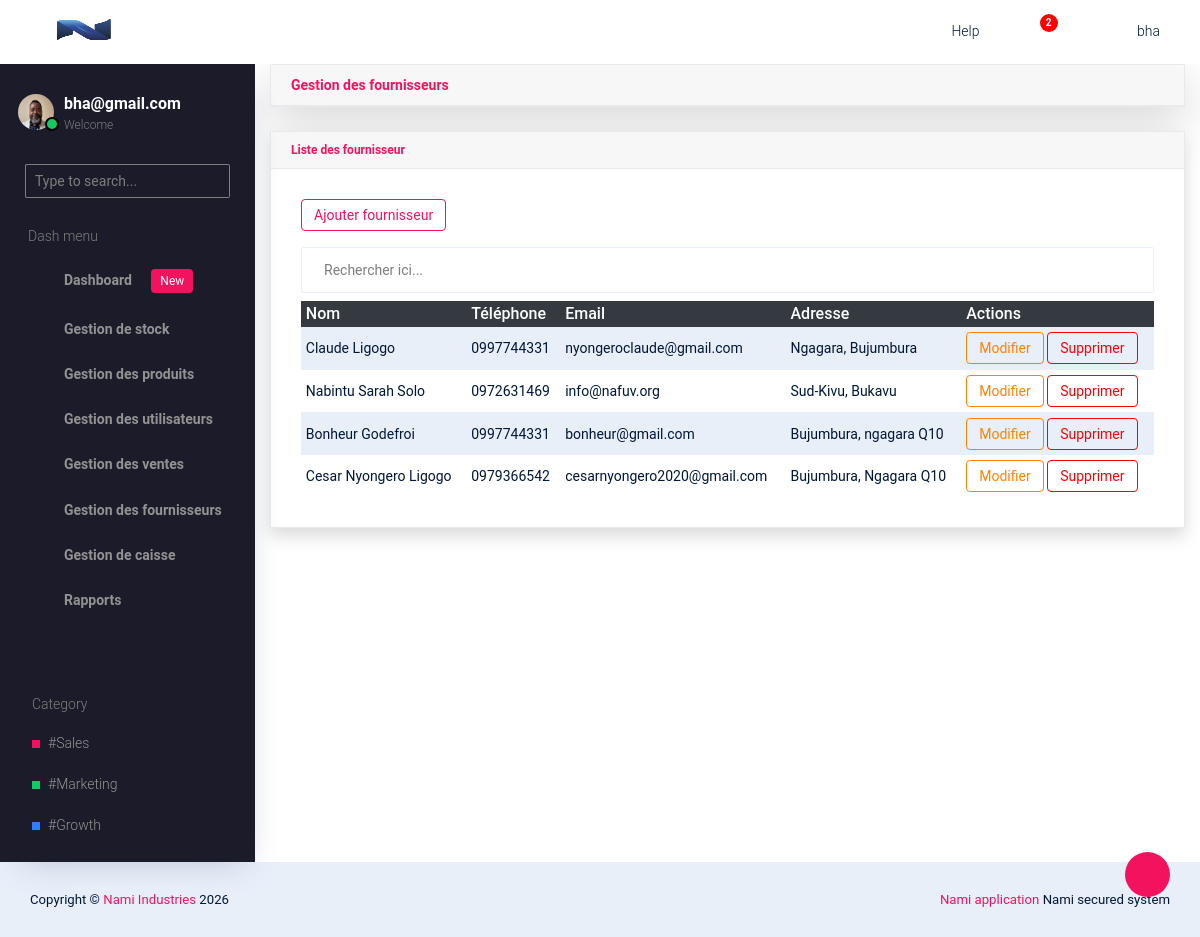
Screenshot of /main/fournisseur-liste/ (signed in) with the database file from the repository.
### companie/models.py (models this page shows, shortened)
class Company(models.Model):
    BUSINESS_TYPES = (
        ('etablissement', 'Etablissement'),
        ('societe', 'Societe'),
    )
    ESTABLISHMENT_TYPES = (
        ('pme', 'PME'),
        ('ipme', 'IPME'),
        ('ecs', 'Entreprise en commandite simple'),
    )
    COMPANY_TYPES = (
        ('sa', 'Societe par actions'),
        ('sarl', 'Societe a responsabilite limitee'),
        ('personnes', 'Societe de personnes'),
    )
    CURRENCY_CHOICES = (
        ('BIF', 'Franc Burundais (BIF)'),
        ('USD', 'Dollar Americain (USD)'),
        ('EUR', 'Euro (EUR)'),
        ('CDF', 'Franc Congolais (CDF)'),
    )
    name = models.CharField(max_length=200)
    owner_name = models.CharField(max_length=200)
    business_type = models.CharField(max_length=20, choices=BUSINESS_TYPES)
    sub_type = models.CharField(max_length=50, blank=True)
    registration_number = models.CharField(max_length=150)
    country = CountryField()
    province = models.CharField(max_length=100)
    email = models.EmailField()
    phone = models.CharField(max_length=30)
    address = models.CharField(max_length=255, blank=True, null=True)
    website = models.URLField(blank=True, null=True)
    currency = models.CharField(
        max_length=10,
        choices=CURRENCY_CHOICES,
        default='CDF'
    )
    tva = models.DecimalField(max_digits=12, decimal_places=2, default=Decimal("0.00"))
    logo = models.ImageField(
        upload_to='company_logo/',
        blank=True,
        null=True
    )
    created_at = models.DateTimeField(auto_now_add=True)

### account/models.py (models this page shows, shortened)
class Profile(models.Model):
    user = models.OneToOneField(User, on_delete=models.CASCADE)
    photo = models.ImageField(upload_to="profiles/", blank=True, null=True)

### product/models.py (models this page shows, shortened)
class Supplier(models.Model):
    name = models.CharField(max_length=200)
    phone = models.CharField(max_length=20, blank=True, null=True)
    email = models.EmailField(blank=True, null=True)
    address = models.TextField(blank=True, null=True)
    created_at = models.DateTimeField(auto_now_add=True)

### core/views.py (the view)
# urls.py: path('fournisseur-liste/', views.supplier_list, name='supplier_list'),
@login_required
@role_required("Admin","Gestionnaire_stock")
def supplier_list(request):
    template = loader.get_template('supplier/list.html')
    suppliers = Supplier.objects.all()
    context = {
        'suppliers':suppliers
    }
    return HttpResponse(template.render(context, request))

### core/context_processors.py (called while the page is built)
def company_info(request):
	company = Company.objects.first()
	return {
		'company':company
	}

### core/templates/supplier/list.html (shortened to what this page needs)
{% extends 'base.html' %}
{% block content %}
{% load humanize %}
<div class="container-fluid">
    <div class="card mb-4 shadow-lg">
        <div class="card-header m-0 font-weight-bold text-primary">
            Gestion des fournisseurs
        </div>
    </div>
    <div class="card shadow">
        <div class="card-header">
            <h6 class="m-0 font-weight-bold text-primary">
                Liste des fournisseur
            </h6>
        </div>
        <div class="card-body">
            <a href="{% url 'supplier_create' %}" class="btn btn-outline-primary btn-sm mb-3">
                Ajouter fournisseur
            </a>
            <div class="table-responsive">
                <div class="input-group">
                   <input type="text" id="searchInput" class="form-control mb-2" placeholder="Rechercher ici...">
                </div>
                <table class="table table-sm table-striped" id="dataTable">
                    <thead class="table-dark">
                        <tr>
                            <th>Nom</th>
                            <th>Téléphone</th>
                            <th>Email</th>
                            <th>Adresse</th>
                            <th>Actions</th>
                        </tr>
                    </thead>
                    <tbody>
                        {% for supplier in suppliers %}
                        <tr>
                            <td>{{ supplier.name }}</td>
                            <td>{{ supplier.phone }}</td>
                            <td>{{ supplier.email }}</td>
                            <td>{{ supplier.address }}</td>
                            <td>
                                <a href="{% url 'supplier_update' supplier.id %}" class="btn btn-sm btn-outline-warning">Modifier</a>
                                <a href="{% url 'supplier_delete' supplier.id %}" class="btn btn-sm btn-outline-danger">Supprimer</a>
                            </td>
                        </tr>
                        {% empty %}
                        <tr>
                            <td colspan="5" class="text-center">Aucun fournisseur</td>
                        </tr>
                        {% endfor %}
                    </tbody>
                </table>
            </div>
        </div>
    </div>
</div>
{% endblock %}

### core/templates/base.html (shortened to what this page needs)
{% load static %}
<!DOCTYPE html>
<html lang="en">
  <head>
    <link rel="stylesheet" href="{% static 'vendors/typicons.font/font/typicons.css' %}">
    <link rel="stylesheet" href="{% static 'vendors/css/vendor.bundle.base.css' %}">
    <link rel="stylesheet" href="{% static 'css/vertical-layout-light/style.css' %}">
  </head>
  <body>
    <div class="container-scroller">
      <nav class="navbar col-lg-12 col-12 p-0 fixed-top d-flex flex-row">
        <div class="text-center navbar-brand-wrapper d-flex align-items-center justify-content-center">
          <a class="navbar-brand brand-logo" href="{% url 'dashboard:admin_dashboard' %}">
            {% if company and company.logo %}
            <img src="{{ company.logo.url }}" class="img-fluid" alt="logo"/>
            {% else %}
            <img src="{% static 'images/logo-mini.svg' %}" alt="logo"/>
            {% endif %}
          </a>
          <button class="navbar-toggler navbar-toggler align-self-center d-none d-lg-flex" type="button" data-toggle="minimize">
            <span class="typcn typcn-th-menu"></span>
          </button>
        </div>
        <div class="navbar-menu-wrapper d-flex align-items-center justify-content-end">
          <ul class="navbar-nav navbar-nav-right">
            <li class="nav-item d-none d-lg-flex  mr-2">
              <a class="nav-link" href="#">
                Help
              </a>
            </li>
            <li class="nav-item dropdown  d-flex">
              <a class="nav-link count-indicator dropdown-toggle d-flex align-items-center justify-content-center" id="notificationDropdown" href="#" data-toggle="dropdown">
                <i class="typcn typcn-bell mr-0"></i>
                <span class="count bg-danger">2</span>
              </a>
            </li>
            <li class="nav-item nav-profile dropdown">
              {% if user.is_authenticated %}
              <a class="nav-link dropdown-toggle  pl-0 pr-0" href="#" data-toggle="dropdown" id="profileDropdown">
                <i class="typcn typcn-user-outline mr-0"></i>
                <span class="nav-profile-name">{{ user.username }}</span>
              </a>
              {% endif %}
            </li>
          </ul>
        </div>
      </nav>
      <div class="container-fluid page-body-wrapper">
        <div class="theme-setting-wrapper">
          <div id="settings-trigger"><i class="typcn typcn-cog-outline"></i></div>
        </div>
        <nav class="sidebar sidebar-offcanvas" id="sidebar">
        <ul class="nav">
          <li class="nav-item">
            <div class="d-flex sidebar-profile">
              {% if user.is_authenticated %}
                {% if request.user.profile.photo %}
                  <div class="sidebar-profile-image">
                    <img src="{{ request.user.profile.photo.url }}" alt="image">
                    <span class="sidebar-status-indicator"></span>
                  </div>
                {% endif %}
              <div class="sidebar-profile-name">
                <p class="sidebar-name">
                  {{ user.email }}
                </p>
                <p class="sidebar-designation">
                  Welcome
                </p>
              </div>
              {% endif %}
            </div>
            <div class="nav-search">
              <div class="input-group">
                <input type="text" class="form-control" placeholder="Type to search..." aria-label="search" aria-describedby="search">
                <div class="input-group-append">
                  <span class="input-group-text" id="search">
                    <i class="typcn typcn-zoom"></i>
                  </span>
                </div>
              </div>
            </div>
            <p class="sidebar-menu-title">Dash menu</p>
          </li>
          {% for group in request.user.groups.all %}
            {% if group.name == "Admin" or group.name == "Caisse" or group.name == "Gestionnaire_stock" %}
            <li class="nav-item">
              <a class="nav-link" href="{% url 'dashboard:admin_dashboard' %}">
                <i class="typcn typcn-device-desktop menu-icon"></i>
                <span class="menu-title">Dashboard <span class="badge badge-primary ml-3">New</span></span>
              </a>
            </li>
            {% endif %}
            {% if group.name == "Admin" or group.name == "Gestionnaire_stock" %}
            <li class="nav-item">
              <a class="nav-link" data-toggle="collapse" href="#ui-basic" aria-expanded="false" aria-controls="ui-basic">
                <i class="typcn typcn-briefcase menu-icon"></i>
                <span class="menu-title">Gestion de stock</span>
                <i class="typcn typcn-chevron-right menu-arrow"></i>
              </a>
            </li>
          {% endif %}
          {% if group.name == "Admin" or group.name == "Gestionnaire_stock" %}
          <li class="nav-item">
            <a class="nav-link" data-toggle="collapse" href="#form-elements" aria-expanded="false" aria-controls="form-elements">
              <i class="typcn typcn-film menu-icon"></i>
              <span class="menu-title">Gestion des produits</span>
              <i class="menu-arrow"></i>
            </a>
          </li>
          {% endif %}
          {% if group.name == "Admin" %}
          <li class="nav-item">
            <a class="nav-link" data-toggle="collapse" href="#charts" aria-expanded="false" aria-controls="charts">
              <i class="typcn typcn-chart-pie-outline menu-icon"></i>
              <span class="menu-title">Gestion des utilisateurs</span>
              <i class="menu-arrow"></i>
            </a>
          </li>
          {% endif %}
          {% if group.name == "Admin" or group.name == "Caisse" %}
          <li class="nav-item">
            <a class="nav-link" data-toggle="collapse" href="#tables" aria-expanded="false" aria-controls="tables">
              <i class="typcn typcn-th-small-outline menu-icon"></i>
              <span class="menu-title">Gestion des ventes</span>
              <i class="menu-arrow"></i>
            </a>
          </li>
          {% endif %}
          {% if group.name == "Admin" %}
          <li class="nav-item">
            <a class="nav-link" data-toggle="collapse" href="#auth" aria-expanded="false" aria-controls="auth">
              <i class="typcn typcn-user-add-outline menu-icon"></i>
              <span class="menu-title">Gestion des fournisseurs</span>
              <i class="menu-arrow"></i>
            </a>
          </li>
          {% endif %}
          {% if group.name == "Admin" or group.name == "Caisse" %}
          <li class="nav-item">
            <a class="nav-link" data-toggle="collapse" href="#error" aria-expanded="false" aria-controls="error">
              <i class="typcn typcn-globe-outline menu-icon"></i>
              <span class="menu-title">Gestion de caisse</span>
              <i class="menu-arrow"></i>
            </a>
          </li>
          {% endif %}
          {% if group.name == "Admin" %}
          <li class="nav-item">
            <a class="nav-link" data-toggle="collapse" href="#rapport" aria-expanded="false" aria-controls="rapport">
              <i class="typcn typcn-document-text menu-icon"></i>
              <span class="menu-title">Rapports</span>
              <i class="menu-arrow"></i>
            </a>
          </li>
          {% endif %}
          {% endfor %}
        </ul>
        <ul class="sidebar-legend">
          <li>
            <p class="sidebar-menu-title">Category</p>
          </li>
          <li class="nav-item"><a href="#" class="nav-link">#Sales</a></li>
          <li class="nav-item"><a href="#" class="nav-link">#Marketing</a></li>
          <li class="nav-item"><a href="#" class="nav-link">#Growth</a></li>
        </ul>
      </nav>
        {% block content %}{% endblock %}
    </div>
  </body>
  <footer class="footer">
  <div class="d-sm-flex justify-content-center justify-content-sm-between">
    <span class="text-center text-sm-left d-block d-sm-inline-block">Copyright © <a href="https://" target="_blank">Nami Industries</a> 2026</span>
    <span class="float-none float-sm-right d-block mt-1 mt-sm-0 text-center"><a href="https://" target="_blank">Nami application </a>Nami secured system</span>
  </div>
</footer>
</html>

### rows the page displays
Company: logo (picture)
Supplier: name "Claude Ligogo", phone "0997744331", email "nyongeroclaude@gmail.com", address "Ngagara, Bujumbura"
Supplier: name "Nabintu Sarah Solo", phone "0972631469", email "info@nafuv.org", address "Sud-Kivu, Bukavu"
Supplier: name "Bonheur Godefroi", phone "0997744331", email "bonheur@gmail.com", address "Bujumbura, ngagara Q10"
Supplier: name "Cesar Nyongero Ligogo", phone "0979366542", email "cesarnyongero2020@gmail.com", address "Bujumbura, Ngagara Q10"

### other values shown
{{ user.username }} "bha"
{{ user.email }} "bha@gmail.com"
